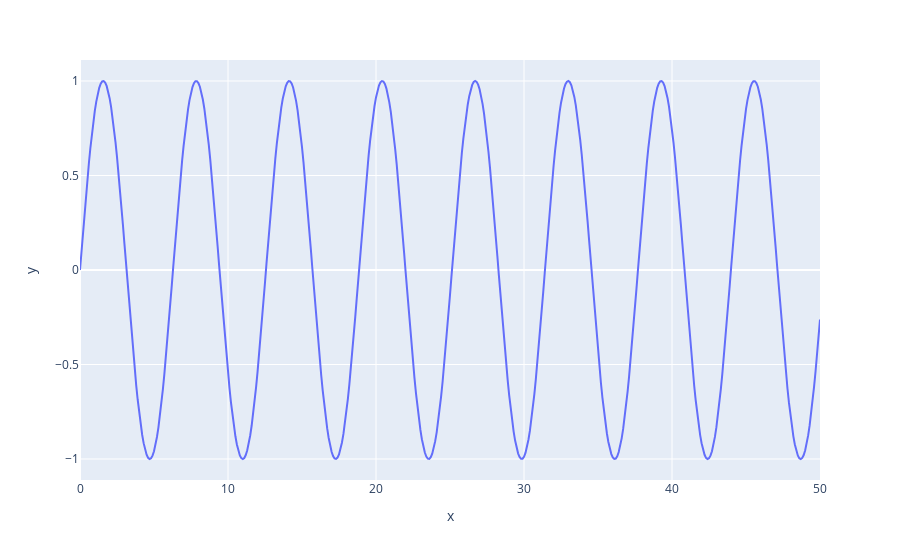

The notebook cell saved with this chart:
### Markdown cell above
### Visualizar los datos

### Code cell
px.line(x = x, y = y)

### Figure 1 — Plotly figure (JSON) as saved in the notebook; plotly's stock layout.template omitted (floating-point values rounded to 4 significant figures; data arrays with more than 128 entries replaced by an {"elided": "..."} marker saying what was removed)
{"data": [{"hovertemplate": "x=%{x}<br>y=%{y}<extra></extra>", "legendgroup": "", "line": {"color": "#636efa", "dash": "solid"}, "marker": {"symbol": "circle"}, "mode": "lines", "name": "", "orientation": "v", "showlegend": false, "type": "scatter", "x": {"elided": "501 float values"}, "xaxis": "x", "y": {"elided": "501 float values"}, "yaxis": "y"}], "layout": {"autosize": true, "legend": {"tracegroupgap": 0}, "margin": {"t": 60}, "xaxis": {"anchor": "y", "autorange": true, "domain": [0, 1], "range": [0, 50], "title": {"text": "x"}, "type": "linear"}, "yaxis": {"anchor": "x", "autorange": true, "domain": [0, 1], "range": [-1.111, 1.111], "title": {"text": "y"}, "type": "linear"}}}
